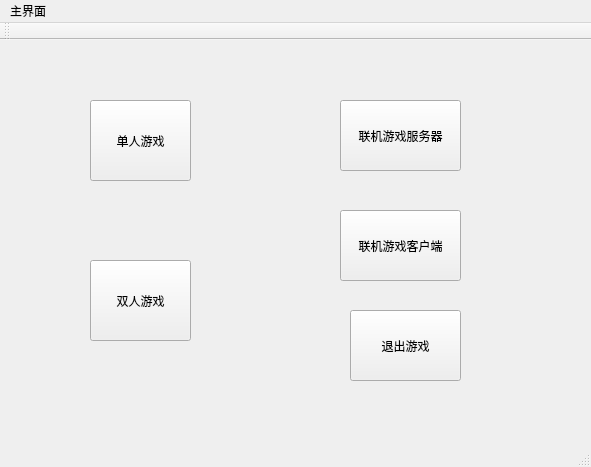
<?xml version="1.0" encoding="UTF-8"?>
<ui version="4.0">
 <class>MainWindow</class>
 <widget class="QMainWindow" name="MainWindow">
  <property name="geometry">
   <rect>
    <x>0</x>
    <y>0</y>
    <width>591</width>
    <height>467</height>
   </rect>
  </property>
  <property name="windowTitle">
   <string>MainWindow</string>
  </property>
  <widget class="QWidget" name="centralWidget">
   <widget class="QPushButton" name="singlegamebtn">
    <property name="geometry">
     <rect>
      <x>90</x>
      <y>60</y>
      <width>101</width>
      <height>81</height>
     </rect>
    </property>
    <property name="text">
     <string>单人游戏</string>
    </property>
   </widget>
   <widget class="QPushButton" name="doublegamebtn">
    <property name="geometry">
     <rect>
      <x>90</x>
      <y>220</y>
      <width>101</width>
      <height>81</height>
     </rect>
    </property>
    <property name="text">
     <string>双人游戏</string>
    </property>
   </widget>
   <widget class="QPushButton" name="webgameserverbtn">
    <property name="geometry">
     <rect>
      <x>340</x>
      <y>60</y>
      <width>121</width>
      <height>71</height>
     </rect>
    </property>
    <property name="text">
     <string>联机游戏服务器</string>
    </property>
   </widget>
   <widget class="QPushButton" name="exitbtn">
    <property name="geometry">
     <rect>
      <x>350</x>
      <y>270</y>
      <width>111</width>
      <height>71</height>
     </rect>
    </property>
    <property name="text">
     <string>退出游戏</string>
    </property>
   </widget>
   <widget class="QPushButton" name="webgameclientbtn">
    <property name="geometry">
     <rect>
      <x>340</x>
      <y>170</y>
      <width>121</width>
      <height>71</height>
     </rect>
    </property>
    <property name="text">
     <string>联机游戏客户端</string>
    </property>
   </widget>
  </widget>
  <widget class="QMenuBar" name="menuBar">
   <property name="geometry">
    <rect>
     <x>0</x>
     <y>0</y>
     <width>591</width>
     <height>26</height>
    </rect>
   </property>
   <widget class="QMenu" name="menu">
    <property name="title">
     <string>主界面</string>
    </property>
   </widget>
   <addaction name="menu"/>
  </widget>
  <widget class="QToolBar" name="mainToolBar">
   <attribute name="toolBarArea">
    <enum>TopToolBarArea</enum>
   </attribute>
   <attribute name="toolBarBreak">
    <bool>false</bool>
   </attribute>
  </widget>
  <widget class="QStatusBar" name="statusBar"/>
 </widget>
 <layoutdefault spacing="6" margin="11"/>
 <resources/>
 <connections/>
</ui>
